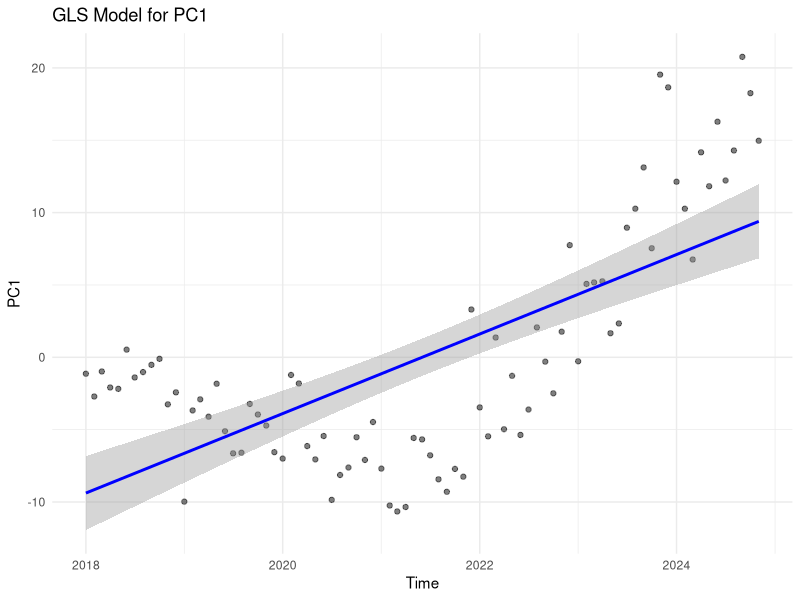
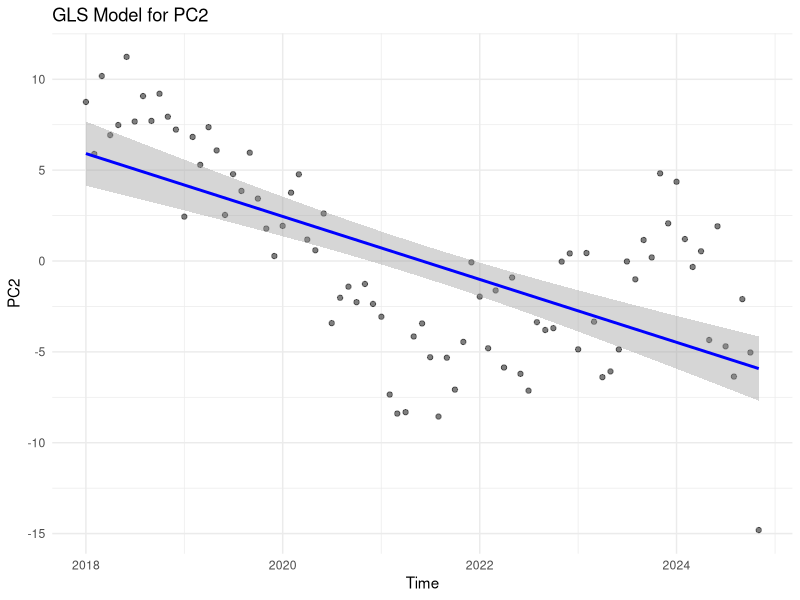
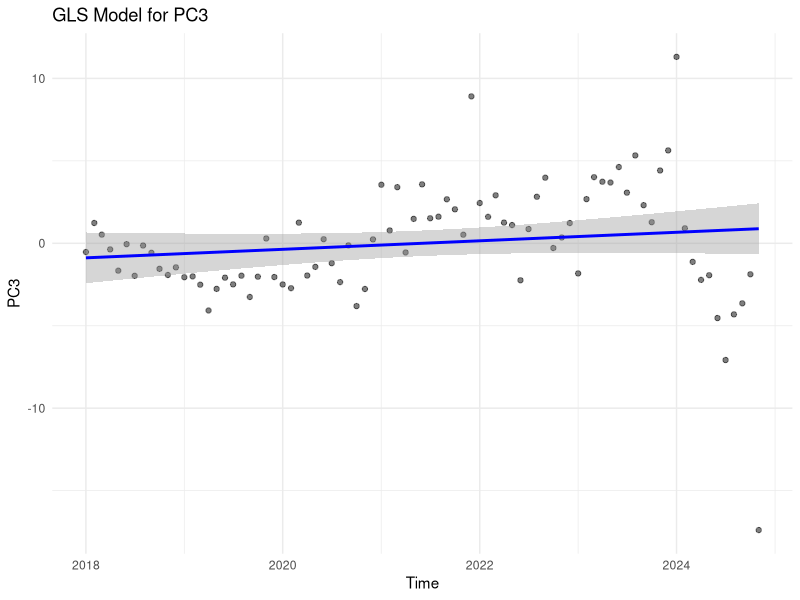
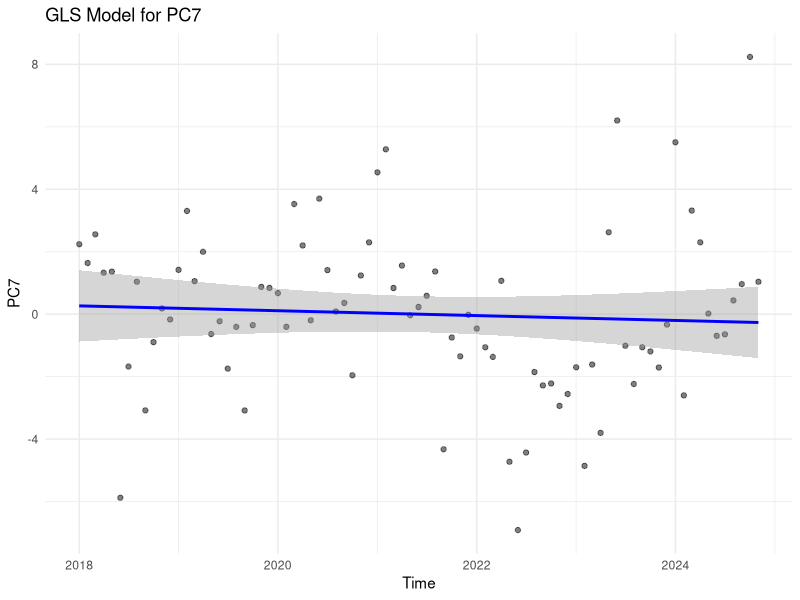
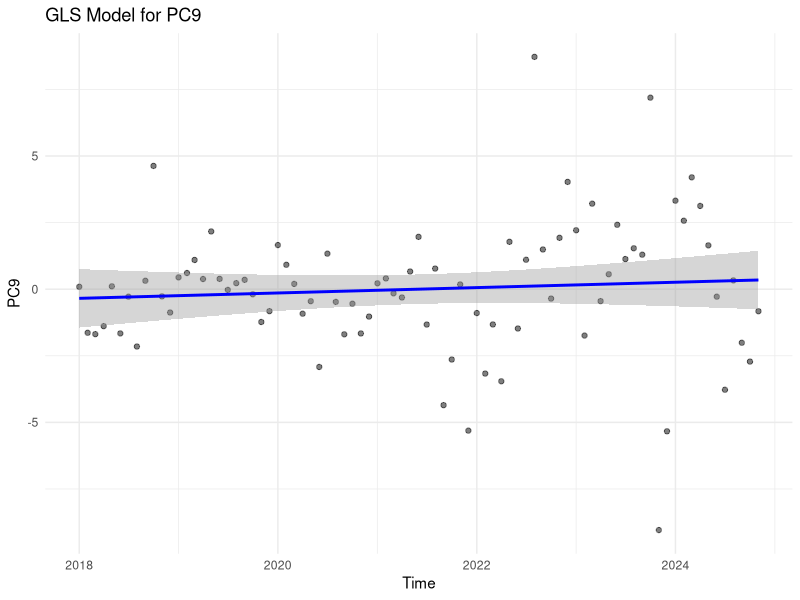
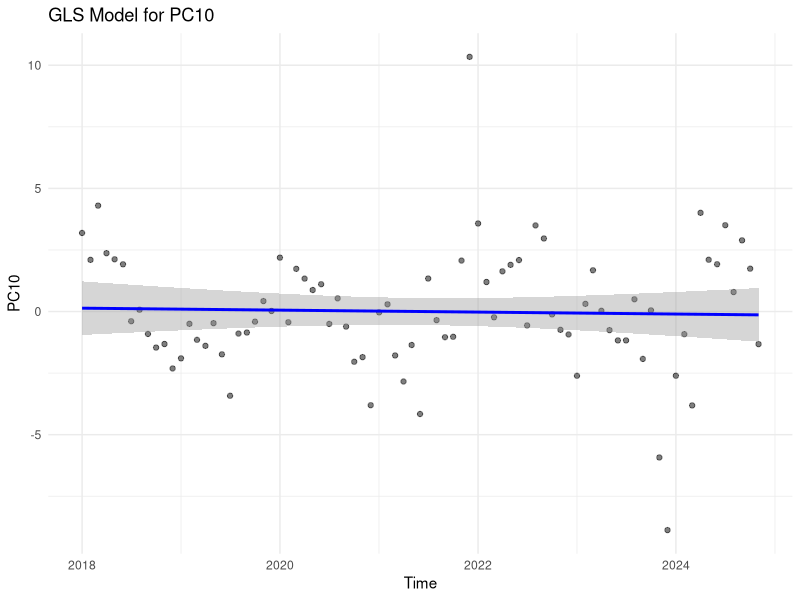
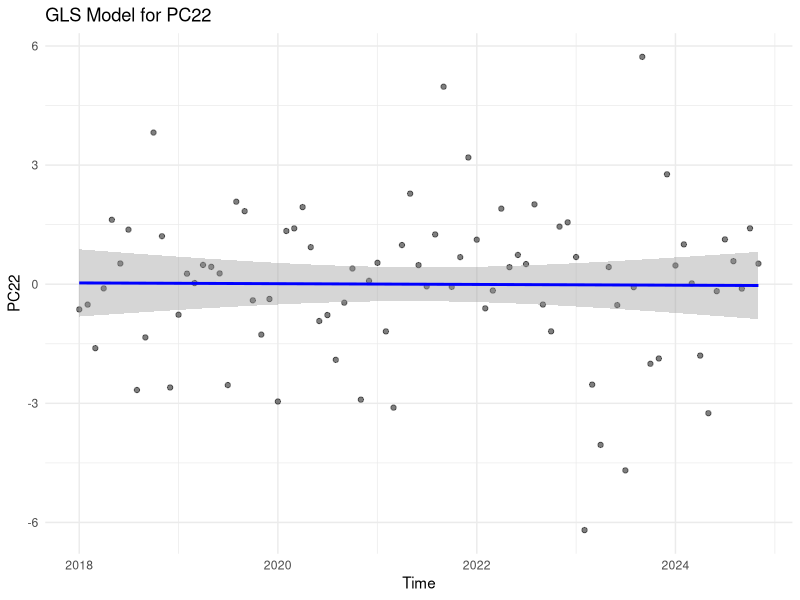
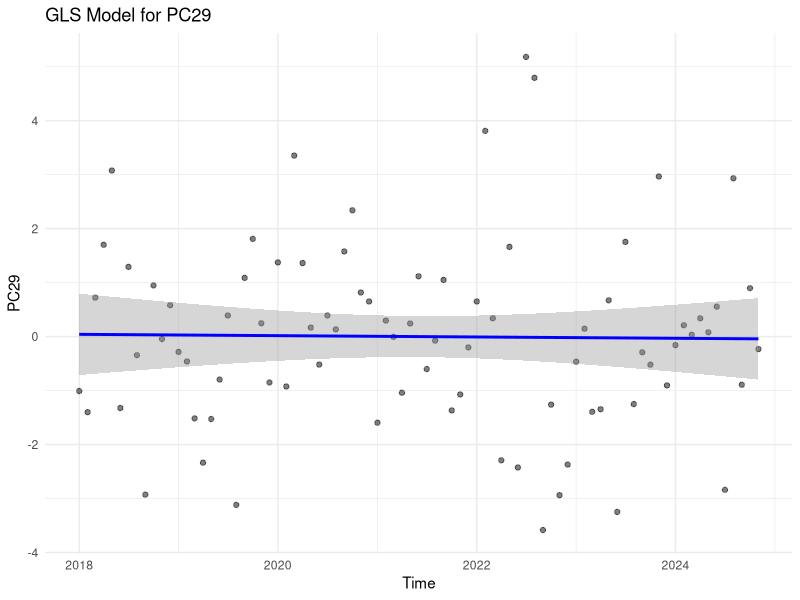

Generate these figures, in order, with R:


# Load required libraries
library(tidyverse)
library(nlme)        # For GLS models
library(broom)       # For model summaries
library(ggplot2)     # Visualization

# =====================
# Step 1: Load the Data
# =====================
data <- read_csv("reddit_pca.csv")  # Replace with your file location

# View data structure
head(data)

# =========================
# Step 2: Data Preparation
# =========================
data <- data %>%
  mutate(
    time = as.Date(paste(year, month, "01", sep = "-")),
    ONSET = ifelse(time >= as.Date("2022-11-01"), 1, 0),
    POST = ifelse(ONSET == 1, as.numeric(time - as.Date("2022-11-01")), 0)
  )

# Verify data after preparation
head(data)

# ===============================
# Step 3: Fit GLS for Each Column
# ===============================

# Function to fit GLS for a given column
fit_gls <- function(column_name) {
  formula <- as.formula(paste(column_name, "~ time + ONSET + POST"))
  
  # Fit GLS model with AR(1) correlation structure
  model <- gls(
    formula, 
    data = data, 
    correlation = corAR1(form = ~ as.numeric(time))
  )
  
  return(model)
}

# Select only PC columns
pc_columns <- names(data)[grepl("^PC", names(data))]

# Fit GLS models
gls_models <- map(pc_columns, fit_gls)

# =======================================
# Step 4: Summarize and Filter GLS Results
# =======================================

# Function to extract results from GLS models
extract_gls_results <- function(model, column_name) {
  summary_model <- summary(model)
  coefficients <- summary_model$tTable
  
  # Convert coefficients to a data frame
  results_df <- as.data.frame(coefficients) %>%
    rownames_to_column(var = "term") %>%
    mutate(
      PC = column_name,
      estimate = Value,
      std.error = Std.Error,
      statistic = `t-value`,
      p.value = `p-value`
    ) %>%
    select(PC, term, estimate, std.error, statistic, p.value)
  
  return(results_df)
}

# Extract results for each GLS model
gls_results <- map_df(
  seq_along(pc_columns),
  ~extract_gls_results(gls_models[[.x]], pc_columns[.x])
)

# Filter for significant results
significant_gls_results <- gls_results %>%
  filter(p.value < 0.05)

# Print significant results
print(significant_gls_results)

# ==========================
# Step 5: Assumption Checks
# ==========================
# Function to check residual autocorrelation
check_residuals <- function(model, column_name) {
  residuals <- residuals(model, type = "normalized")
  
  # Perform Durbin-Watson Test
  dw_test <- nlme::corAR1(form = ~ as.numeric(time))
  
  cat("### Assumption Checks for:", column_name, "###\n")
  print(summary(dw_test))
}

# Run assumption checks for significant models
significant_pcs <- unique(significant_gls_results$PC)
significant_gls_models <- gls_models[pc_columns %in% significant_pcs]

map2(
  significant_gls_models,
  significant_pcs,
  ~check_residuals(.x, .y)
)

# ==========================
# Step 6: Visualization
# ==========================
visualize_gls <- function(column_name, model) {
  ggplot(data, aes(x = time, y = .data[[column_name]])) +
    geom_point(alpha = 0.5) +
    geom_smooth(method = "lm", color = "blue") +
    labs(
      title = paste("GLS Model for", column_name),
      x = "Time",
      y = column_name
    ) +
    theme_minimal()
}

# Visualize significant results
for (pc in significant_pcs) {
  model <- gls_models[[which(pc_columns == pc)]]
  print(visualize_gls(pc, model))
}

# ===========================
# Step 7: Export Results
# ===========================
write_csv(significant_gls_results, "significant_results_reddit.csv")